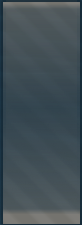
#> input picture image/bar_1.png, 82 x 225 px
$ python -i detection.py   (imports and definitions only)
#> lines starting #> are read from the running program, lines starting #| are printed output that depends on the picture; after the words box and inside, x2 and y2 are one past the last pixel; in counts of white or black regions, pixels touching at a corner belong together
#> further down, picture is the input picture: shape (225, 82, 3); mean B, G, R 86.1, 79.4, 66.3
import cv2
import numpy as np
import os
import sys
from config import *

class Detection:
    def __init__(self):
        try:
            self.barImg = cv2.imread(self._resourcePath(os.path.join("image", "bar_1.png")), 0)
#> self.barImg: shape (225, 82); min 37, max 123, mean 75.7
            self.hBar, self.wBar = self.barImg.shape
#> self.hBar = 225; self.wBar = 82
            self.barMask = np.ones(self.barImg.shape, dtype="uint8") * 255
            cv2.rectangle(self.barMask, (8, 8), (self.wBar - 8, self.hBar - 8), 0, -1)
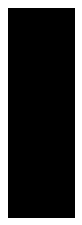
#> self.barMask: shape (225, 82); 23.7% white; 1 white region, box (x1, y1, x2, y2) and area: (0, 0, 82, 225) 4380
        except Exception as e:
            print(f"Warning: Template not found. {e}")

    def _resourcePath(self, relativePath):
        try:
            basePath = sys._MEIPASS
        except Exception:
            basePath = os.path.abspath(".")
        return os.path.join(basePath, relativePath)

    def findObjects(self, frameBGR):
        fishY = None
        barY = None

        gray = cv2.cvtColor(frameBGR, cv2.COLOR_BGR2GRAY)

        if hasattr(self, 'barImg'):
            res = cv2.matchTemplate(gray, self.barImg, cv2.TM_CCOEFF_NORMED, mask=self.barMask)
#> res = [1]
            _, maxVal, _, maxLoc = cv2.minMaxLoc(res)
#> maxVal = 1; maxLoc = (0, 0)

            if maxVal > barMatchThershold:
                barY = maxLoc[1] + (self.hBar // 2)
#> barY = 112

        if barY is not None:
            hsv = cv2.cvtColor(frameBGR, cv2.COLOR_BGR2HSV)
#> hsv: shape (225, 82, 3); mean H, S, V 95.6, 64.4, 86.4
            maskYellow = cv2.inRange(hsv, lowerYellow, upperYellow)
#> maskYellow: shape (225, 82); every value is 0
            contours, _ = cv2.findContours(maskYellow, cv2.RETR_EXTERNAL, cv2.CHAIN_APPROX_SIMPLE)
#> contours = []

            if contours:
                largest_cnt = max(contours, key=cv2.contourArea)

                if cv2.contourArea(largest_cnt) > 50:
                    x, y, w, h = cv2.boundingRect(largest_cnt)
                    fishY = y + (h // 2)
                    cv2.rectangle(frameBGR, (x, y), (x+w, y+h), (0, 255, 0), 2)

        return fishY, barY

>>> import cv2
>>> picture = cv2.imread('../image/bar_1.png')
>>> result = Detection().findObjects(picture)
